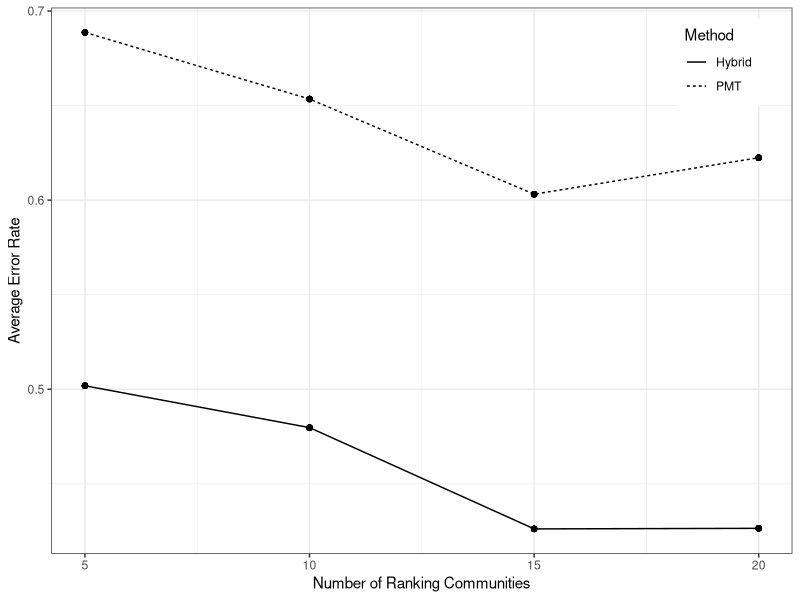
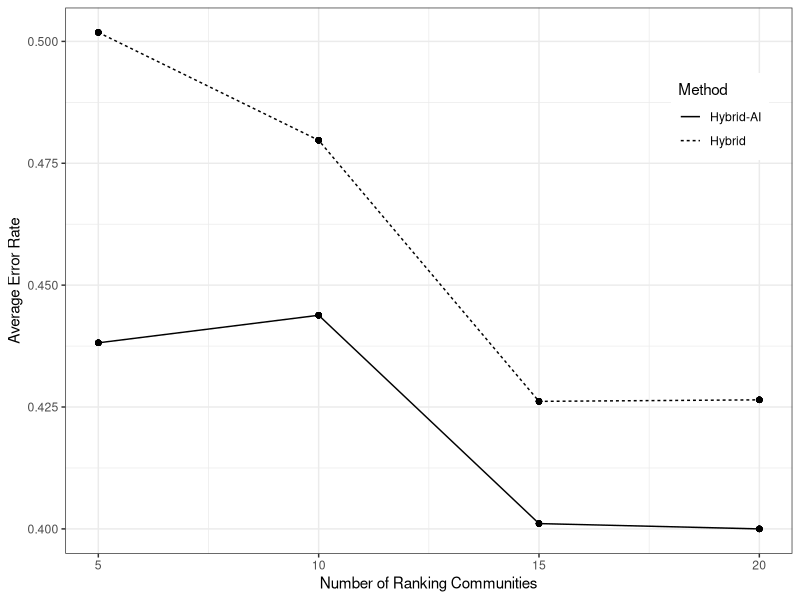
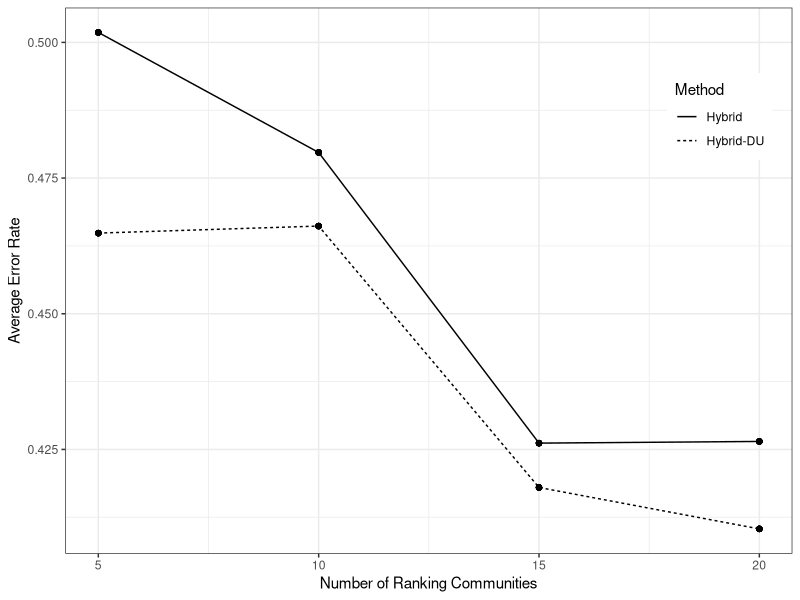
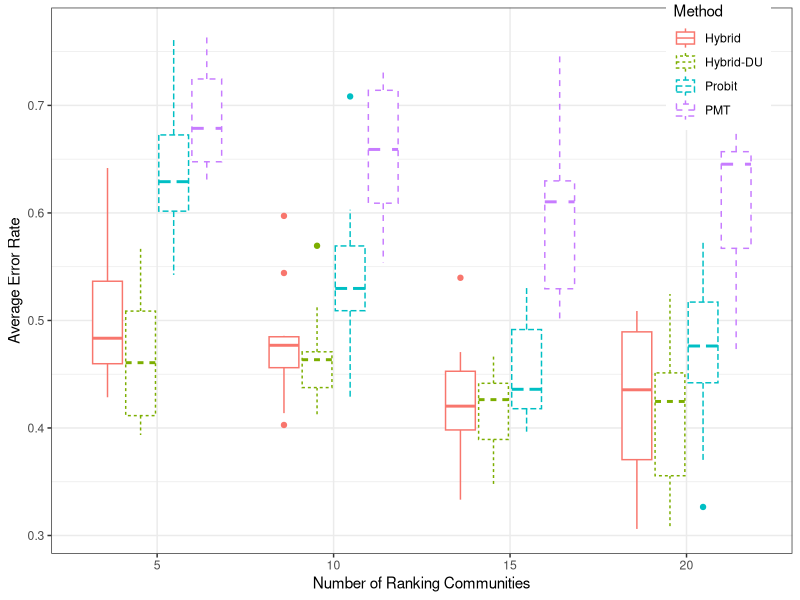
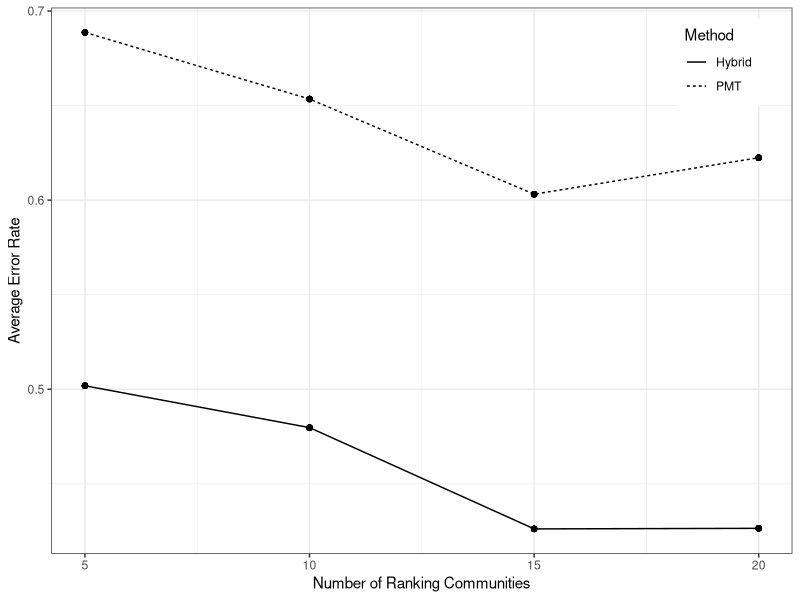
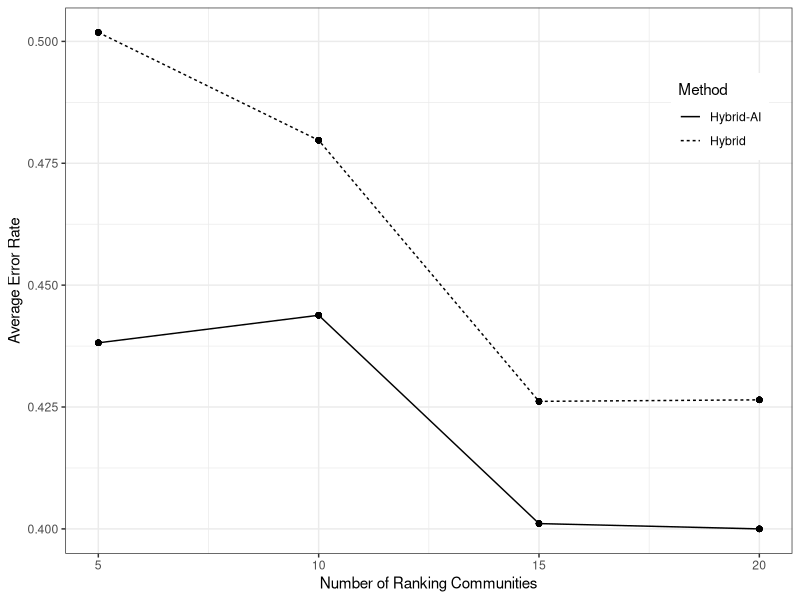
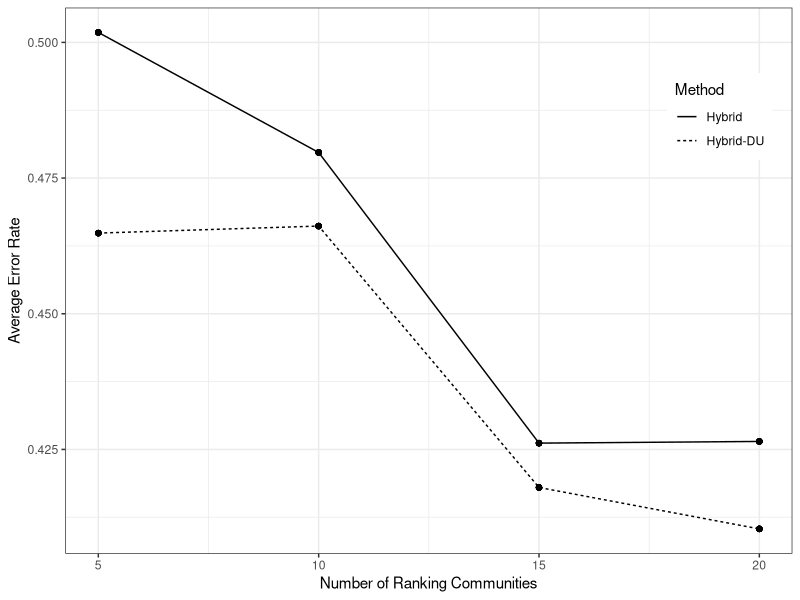

These charts were generated, in order, by the following R code: (Note: this script raises an error after producing the figures.)
library(dplyr)
library(ggplot2)
library(reshape2)

all_results <- read.csv("Hillebrecht Analysis/all_results.csv")

all_coef <- read.csv("Hillebrecht Analysis/all_coef.csv")

#### --- ERROR RATE PLOTS ----------------------------------

plot_data <- all_results %>%  mutate(IER = 1-Precision,
                                     EER = 1-Sensitivity) %>%
  melt(id.var = c("Method", "CBT_ncomm")) %>%
  mutate(Method = factor(Method, levels = c("Hybrid Score (corrected)","Hybrid Score","CBT Score", "CBT Score (corrected)","CBT DU", "CBT Probit", "PMT OLS"),
                         labels = c("Hybrid-AI-EC","Hybrid-AI","Hybrid","Hybrid-EC","Hybrid-DU", "Probit", "PMT"))) %>%
  group_by(Method, CBT_ncomm, variable) %>%
  mutate(mean = mean(value ),
         min = min(value),
         max = max(value))%>%ungroup


plot_data %>%
  subset(variable %in% c( "IER") & Method %in% c("Hybrid", "PMT", "Probit")  )%>%
  ggplot() + geom_line(aes(x = CBT_ncomm, y = mean, linetype = Method)) +
  geom_point(aes(x = CBT_ncomm, y = mean)) +
  #geom_linerange(aes(x = CBT_ncomm, ymin = min,ymax=max, linetype = Method))+
  theme_bw() +
  labs(x = "Number of Ranking Communities", y = "Average Error Rate")+ 
  theme(legend.position = c(0.9, 0.9))

ggsave("Hillebrecht Analysis/ER_hybrid.pdf", width = 8, height = 4)


plot_data %>%
  subset(variable %in% c( "IER") & Method %in% c("Hybrid", "Hybrid-AI")  )%>%
  ggplot() + geom_line(aes(x = CBT_ncomm, y = mean, linetype = Method)) +
  geom_point(aes(x = CBT_ncomm, y = mean)) +
  #geom_linerange(aes(x = CBT_ncomm, ymin = min,ymax=max, linetype = Method))+
  theme_bw() +
  labs(x = "Number of Ranking Communities", y = "Average Error Rate")+ 
  theme(legend.position = c(0.9, 0.8))

ggsave("Hillebrecht Analysis/ER_hybrid_AI.pdf", width = 8, height = 4)

plot_data %>%
  subset(variable %in% c( "IER") & Method %in% c("Hybrid", "Hybrid-DU")  )%>%
  ggplot() + geom_line(aes(x = CBT_ncomm, y = mean, linetype = Method)) +
  geom_point(aes(x = CBT_ncomm, y = mean)) +
  #geom_linerange(aes(x = CBT_ncomm, ymin = min,ymax=max, linetype = Method))+
  theme_bw() +
  labs(x = "Number of Ranking Communities", y = "Average Error Rate")+ 
  theme(legend.position = c(0.9, 0.8))

ggsave("Hillebrecht Analysis/ER_hybrid_DU.pdf", width = 8, height = 4)



all_results %>%  mutate(IER = 1-Precision,
                        EER = 1-Sensitivity) %>%
  melt(id.var = c("Method", "CBT_ncomm")) %>%
  mutate(Method = factor(Method, levels = c("Hybrid Score (corrected)","Hybrid Score","CBT Score", "CBT Score (corrected)","CBT DU", "CBT Logit", "PMT OLS"),
                         labels = c("Hybrid-AI-EC","Hybrid-AI","Hybrid","Hybrid-EC","Hybrid-DU", "Probit", "PMT"))) %>%
  subset(variable %in% c( "IER") & Method %in% c("Hybrid", "PMT", "Probit", "Hybrid-DU")  )%>%
  ggplot() + geom_boxplot(aes(x = as.factor(CBT_ncomm), y = value, linetype = Method,colour = Method)) +
  #geom_point(aes(x = CBT_ncomm, y = mean)) +
  #geom_linerange(aes(x = CBT_ncomm, ymin = min,ymax=max, linetype = Method))+
  theme_bw() +
  labs(x = "Number of Ranking Communities", y = "Average Error Rate")+ 
  theme(legend.position = c(0.9, 0.9))

#### --- COEFFICIENT PLOTS ----------------------------------

variable_labels <- read.csv("Data/Burkina Faso/Cleaning/variables.csv")
#variable_labels_add <- data.frame(Name = "connected", Definition = "Elite connection")

#variable_labels <- rbind(variable_labels, variable_labels_add)

score_order <- all_coef %>% merge(variable_labels, by.x = "parameter", by.y = "Name") %>% 
  subset(CBT_ncomm == 20 ) %>%
  dplyr::select(Definition,Category, CB_beta_rank_mean) %>%
  subset(CB_beta_rank_mean != 0)%>% #remove elite connection 0
  melt(id.vars = c("Definition", "Category")) %>%
  group_by(Definition, Category,variable) %>%
  summarise(mean = mean(value)) %>%
  group_by(Category,variable) %>%
  mutate(std_mean =mean/(length(mean)/sum(1/mean))) %>%
  arrange(Category,mean) 

all_coef %>%merge(variable_labels, by.x = "parameter", by.y = "Name") %>% subset(CBT_ncomm == 20) %>%
  dplyr::select(Definition, Category, CB_beta_rank_mean, PMT_beta) %>%
  subset(CB_beta_rank_mean != 0)%>% #remove elite connection 0
  melt(id.vars = c("Definition", "Category")) %>%
  group_by(Definition, Category, variable) %>%
  summarise(mean = mean(value)) %>% ungroup() %>%
  group_by(variable) %>%
  mutate(std_mean = mean/(length(mean)/sum(1/mean, na.rm=TRUE)),
         sumoom = length(mean)/sum(1/mean, na.rm=TRUE)) %>%
  ungroup() %>%
  mutate(Definition = factor(Definition, levels = score_order$Definition),
         variable = factor(variable, levels = c("CB_beta_rank_mean", "PMT_beta"),
                           labels = c("Hybrid", "PMT")))%>%
  ggplot() + 
  geom_col(aes(x = Definition, y = std_mean, fill = variable ), position = "dodge") +
  #facet_grid(Category~., scales = "free_y")+
  coord_flip() + 
  theme_bw() +
  labs(x = "", y = "Standardized Coefficient Estimate \n (Relative to harmonic mean)") +
  scale_fill_grey("Method")


ggsave("Hillebrecht Analysis/coef_score.pdf", width = 12, height = 12)




#------OLD-----------------------
all_results %>%  mutate(IER = 1-Precision,
                        EER = 1-Sensitivity) %>%
  melt(id.var = c("Method", "CBT_ncomm")) %>%
  mutate(Method = factor(Method, levels = c("Hybrid Score","CBT Score", "CBT Probit", "PMT OLS"),
                         labels = c("Hybrid Score","CBT Score", "CBT Probit", "PMT OLS"))) %>%
  group_by(Method, CBT_ncomm, variable) %>%
  mutate(mean = median(value ))%>%ungroup%>%
  subset(variable %in% c("TD", "IER", "EER")  )%>%#& !Method %in% c("CBT Probit", "PMT OLS")
  ggplot() + 
  geom_boxplot(aes(x = Method, y = value, colour = Method, group = interaction(CBT_ncomm, Method))) + 
  stat_summary(aes(x = Method, y = value, colour = Method, group = interaction(CBT_ncomm, Method)),
               fun=mean, geom="point", color="black")+
  facet_grid(variable~CBT_ncomm, scales = "free")+ theme_bw() +
  theme(axis.text.x = element_text(angle = 45, hjust = .9))  +
  scale_colour_brewer(type = "qual", palette = "Dark2")
ggsave("Hillebrecht Analysis/all_results.pdf")
